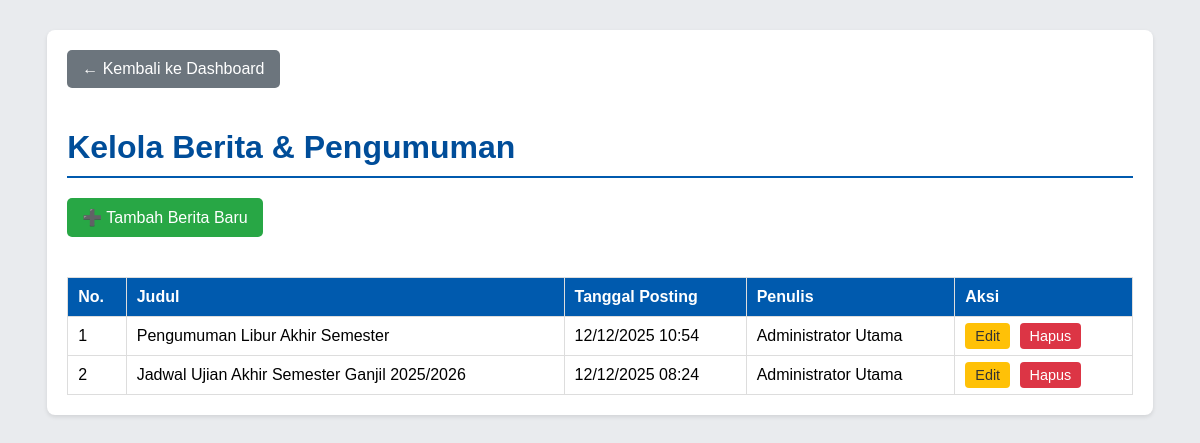
The app's page /admin/admin_berita.php (signed in) with its own data.
### tables this page shows
CREATE TABLE `berita` (
  `id` int(11) NOT NULL,
  `judul` varchar(255) NOT NULL,
  `isi` text NOT NULL,
  `tanggal_posting` datetime DEFAULT current_timestamp(),
  `penulis_id` int(11) DEFAULT NULL
);

CREATE TABLE `pengguna` (
  `id` int(11) NOT NULL,
  `username` varchar(50) NOT NULL,
  `password` varchar(255) NOT NULL,
  `role` enum('admin','guru','siswa') NOT NULL,
  `nama_lengkap` varchar(100) DEFAULT NULL
);

### admin/admin_berita.php (the view, shortened to what this page needs)
<?php
include '../koneksi.php';
$query = "SELECT b.id, b.judul, b.tanggal_posting, p.nama_lengkap AS penulis FROM berita b
          JOIN pengguna p ON b.penulis_id = p.id
          ORDER BY b.tanggal_posting DESC";
$result = mysqli_query($koneksi, $query);
$daftar_berita = mysqli_fetch_all($result, MYSQLI_ASSOC);
?>
<!DOCTYPE html>
<html lang="id">
<head>
</head>
<body>
    <div class="container">
        <a href="dashboard_admin.php" class="back-link">← Kembali ke Dashboard</a>
        <h1>Kelola Berita & Pengumuman</h1>
        <a href="tambah_berita.php" class="add-button">➕ Tambah Berita Baru</a>
        <table>
            <thead>
                <tr>
                    <th>No.</th>
                    <th>Judul</th>
                    <th>Tanggal Posting</th>
                    <th>Penulis</th>
                    <th>Aksi</th>
                </tr>
            </thead>
            <tbody>
                <?php $no = 1; ?>
                <?php if (count($daftar_berita) > 0): ?>
                    <?php foreach ($daftar_berita as $berita): ?>
                        <tr>
                            <td><?php echo $no++; ?></td>
                            <td><?php echo htmlspecialchars($berita['judul']); ?></td>
                            <td><?php echo date('d/m/Y H:i', strtotime($berita['tanggal_posting'])); ?></td>
                            <td><?php echo htmlspecialchars($berita['penulis']); ?></td>
                            <td>
                                <a href="edit_berita.php?id=<?php echo $berita['id']; ?>" class="action-link edit">Edit</a>
                                <a href="proses_berita.php?action=delete&id=<?php echo $berita['id']; ?>" class="action-link delete" onclick="return confirm('Yakin ingin menghapus berita ini?')">Hapus</a>
                            </td>
                        </tr>
                    <?php endforeach; ?>
                <?php else: ?>
                    <tr>
                        <td colspan="5" style="text-align: center;">Belum ada berita yang diposting.</td>
                    </tr>
                <?php endif; ?>
            </tbody>
        </table>
    </div>
</body>
</html>

### admin/admin_berita.php (style rules this page uses)
body { font-family: Arial, sans-serif; background-color: #e9ebee; }
.container { width: 90%; margin: 30px auto; background: white; padding: 20px; border-radius: 8px; box-shadow: 0 2px 4px rgba(0,0,0,0.1); }
h1 { color: #004d99; border-bottom: 2px solid #005aae; padding-bottom: 10px; margin-bottom: 20px; }
.back-link, .add-button { display: inline-block; margin-bottom: 20px; color: white; text-decoration: none; padding: 10px 15px; border-radius: 5px; }
.back-link { background-color: #6c757d; }
.add-button { background-color: #28a745; }
table { width: 100%; border-collapse: collapse; margin-top: 20px; }
th, td { border: 1px solid #ddd; padding: 10px; text-align: left; vertical-align: top; }
th { background-color: #005aae; color: white; }
.action-link { padding: 5px 10px; border-radius: 4px; text-decoration: none; color: white; margin-right: 5px; font-size: 0.9em; }
.edit { background-color: #ffc107; color: #333; }
.delete { background-color: #dc3545; }

### records on screen
berita: judul "Pengumuman Libur Akhir Semester", tanggal_posting "12/12/2025 10:54", penulis.nama_lengkap "Administrator Utama"
berita: judul "Jadwal Ujian Akhir Semester Ganjil 2025/2026", tanggal_posting "12/12/2025 08:24", penulis.nama_lengkap "Administrator Utama"
